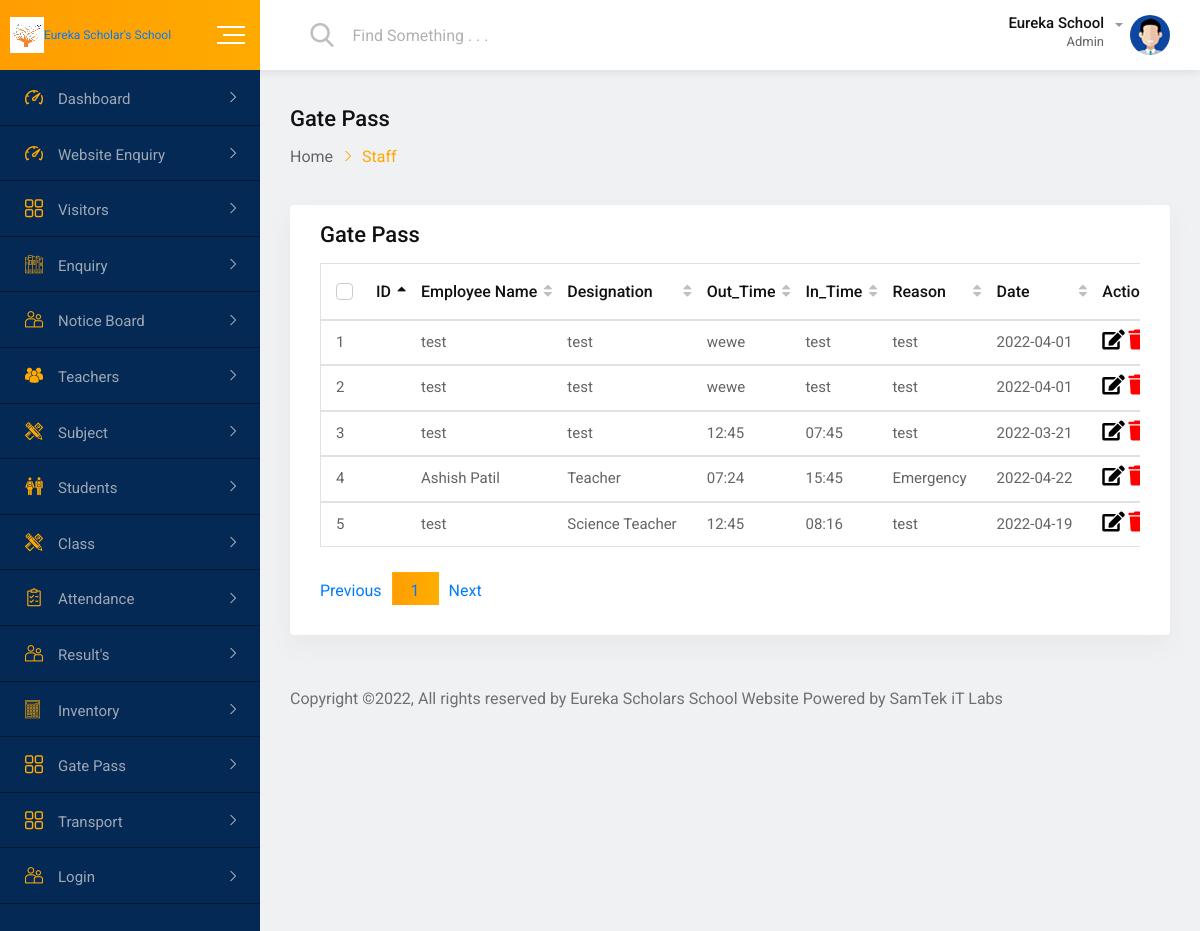
The app's page /all-staffgate.php with its own data.
### tables this page shows
CREATE TABLE `staffgate` (
  `sid` int(200) NOT NULL,
  `ename` varchar(200) NOT NULL,
  `designation` varchar(200) NOT NULL,
  `outtime` varchar(200) NOT NULL,
  `intime` varchar(200) NOT NULL,
  `reason` varchar(200) NOT NULL,
  `date` varchar(200) NOT NULL
);

### all-staffgate.php (the view, shortened to what this page needs)
<?php
include 'db.php';
?>
<!doctype html>
<html class="no-js" lang="">
<head>
    <link rel="stylesheet" href="css/normalize.css">
    <link rel="stylesheet" href="css/main.css">
    <link rel="stylesheet" href="css/bootstrap.min.css">
    <link rel="stylesheet" href="css/all.min.css">
    <link rel="stylesheet" href="fonts/flaticon.css">
    <link rel="stylesheet" href="css/fullcalendar.min.css">
    <link rel="stylesheet" href="css/animate.min.css">
    <link rel="stylesheet" href="style.css">
</head>
<body>
    <div id="wrapper" class="wrapper bg-ash">
        <div class="navbar navbar-expand-md header-menu-one bg-light">
            <div class="nav-bar-header-one">
                <div class="header-logo">
                    <a href="index1.php">
                        <img src="img/icon.png" alt="logo"><span style="font-size:1vw","color:red;">Eureka Scholar's School</span>
                     </a>
                </div>
                <div class="toggle-button sidebar-toggle">
                    <button type="button" class="item-link">
                        <span class="btn-icon-wrap">
                            <span></span>
                            <span></span>
                            <span></span>
                        </span>
                    </button>
                </div>
            </div>
            <div class="header-main-menu collapse navbar-collapse" id="mobile-navbar">
                <ul class="navbar-nav">
                    <li class="navbar-item header-search-bar">
                        <div class="input-group stylish-input-group">
                            <span class="input-group-addon">
                                <button type="submit">
                                    <span class="flaticon-search" aria-hidden="true"></span>
                            </button>
                            </span>
                            <input type="text" class="form-control" placeholder="Find Something . . .">
                        </div>
                    </li>
                </ul>
                <ul class="navbar-nav">
                    <li class="navbar-item dropdown header-admin">
                        <a class="navbar-nav-link dropdown-toggle" href="#" role="button" data-toggle="dropdown" aria-expanded="false">
                            <div class="admin-title">
                                <h5 class="item-title">Eureka School</h5>
                                <span>Admin</span>
                            </div>
                            <div class="admin-img">
                                <img src="img/figure/admin.jpg" alt="Admin">
                            </div>
                        </a>
                    </li>
                     </div>
                        </div>
            </div>
        <div class="dashboard-page-one">
            <div class="sidebar-main sidebar-menu-one sidebar-expand-md sidebar-color">
                <div class="sidebar-menu-content">
                    <ul class="nav nav-sidebar-menu sidebar-toggle-view">
                        <li class="nav-item sidebar-nav-item">
                            <a href="index1.php" class="nav-link"><i class="flaticon-dashboard"></i><span>Dashboard</span></a>
                        </li>
						<li class="nav-item sidebar-nav-item">
                            <a href="enquiry.php" class="nav-link"><i class="flaticon-dashboard"></i><span>Website Enquiry</span></a>
                         </li>
						<li class="nav-item sidebar-nav-item">
                            <a href="#" class="nav-link"><i class="flaticon-menu-1"></i><span>Visitors</span></a>
                        </li>
						<li class="nav-item sidebar-nav-item">
                            <a href="#" class="nav-link"><i class="flaticon-books"></i><span>Enquiry</span></a>
                        </li>
						<li class="nav-item sidebar-nav-item">
                            <a href="#" class="nav-link"><i class="flaticon-couple"></i><span>Notice Board</span></a>
                        </li>
						<li class="nav-item sidebar-nav-item">
                            <a href="#" class="nav-link"><i
                                    class="flaticon-multiple-users-silhouette"></i><span>Teachers</span></a>
                        </li>
						<li class="nav-item sidebar-nav-item">
                            <a href="#" class="nav-link"><i
                                    class="flaticon-maths-class-materials-cross-of-a-pencil-and-a-ruler"></i><span>Subject</span></a>
                        </li>
                        <li class="nav-item sidebar-nav-item">
                            <a href="#" class="nav-link"><i class="flaticon-classmates"></i><span>Students</span></a>
                        </li>
                        <li class="nav-item sidebar-nav-item">
                            <a href="#" class="nav-link"><i
                                    class="flaticon-maths-class-materials-cross-of-a-pencil-and-a-ruler"></i><span>Class</span></a>
                        </li>
						<li class="nav-item sidebar-nav-item">
                            <a href="#" class="nav-link"><i class="flaticon-shopping-list"></i><span>Attendance</span></a>
                        </li>
                        <li class="nav-item sidebar-nav-item">
                            <a href="#" class="nav-link"><i class="flaticon-couple"></i><span>Result's</span></a>
                        </li>
                        <li class="nav-item sidebar-nav-item">
                            <a href="#" class="nav-link"><i class="flaticon-technological"></i><span>Inventory</span></a>
                        </li>
                        <li class="nav-item sidebar-nav-item">
                            <a href="#" class="nav-link"><i class="flaticon-menu-1"></i><span>Gate Pass</span></a>
                        </li>
                        <li class="nav-item sidebar-nav-item">
                            <a href="#" class="nav-link"><i class="flaticon-menu-1"></i><span>Transport</span></a>
                        </li>
                        <li class="nav-item sidebar-nav-item">
                            <a href="#" class="nav-link"><i class="flaticon-couple"></i><span>Login</span></a>
                        </li>
                    </ul>
                </div>
            </div>
            <div class="dashboard-content-one">
                <div class="breadcrumbs-area">
                    <h3>Gate Pass</h3>
                    <ul>
                        <li>
                            <a href="index1.php">Home</a>
                        </li>
                        <li>Staff</li>
                    </ul>
                </div>
                <div class="card height-auto">
                    <div class="card-body">
                        <div class="heading-layout1">
                            <div class="item-title">
                                <h3>Gate Pass</h3>
                            </div>
                        </div>
                        <div class="table-responsive">
                            <table class="table display data-table text-nowrap">
                                <thead>
									<tr>
										<th>
                                            <div class="form-check">
                                                <label class="form-check-label">ID</label>
												<th>Employee Name</th>
                                                <th>Designation</th>
												<th>Out_Time</th>
												<th>In_Time</th>
												<th>Reason</th>
												<th>Date</th>
												<th>Action</th>
                                            </tr>
                                        </thead>
										 <?php
										  $i=1;
										  $results1 = mysqli_query($conn, "select * from staffgate ");
										  while ($row1 = mysqli_fetch_array($results1)) {
										  ?>
                                        <tbody>
                                            <tr>
                                                <td><?php echo $i; ?></td>
                          <td><?php echo $row1['ename' ];?></td>
						  <td><?php echo $row1['designation'];?></td>
						  <td><?php echo $row1['outtime'];?></td>
						  <td><?php echo $row1['intime'];?></td>
						  <td><?php echo $row1['reason'];?></td>
						  <td><?php echo $row1['date'];?></td>
						  <td><a href="update-staff-gate.php?stfgid=<?php echo $row1['sid']; ?>" ><i class="fa fa-edit" style="font-size: 20px;color: black"></i></a>
						  <a href="delete-staff-gate.php?stfgid=<?php echo $row1['sid']; ?>" ><i class="fa fa-trash" onclick="doconfirm()" style="font-size: 20px;color: red;" ></i></a></td>
						  <?php $i++;  } ?>
                     </tr>
                                </tbody>
                            </table>
                        </div>
                    </div>
                </div>
                <footer class="footer-wrap-layout1">
                    <div class="copyright">Copyright ©2022, All rights reserved by Eureka Scholars School Website Powered by SamTek iT Labs</a></div>
                </footer>
            </div>
        </div>
</body>
</html>

### css/main.css (style rules this page uses)
html { color: #222; font-size: 1em; line-height: 1.4; }
audio, canvas, iframe, img, svg, video { vertical-align: middle; }

### records on screen
staffgate: ename "test", designation "test", outtime "wewe", intime "test", reason "test", date "2022-04-01"
staffgate: ename "test", designation "test", outtime "wewe", intime "test", reason "test", date "2022-04-01"
staffgate: ename "test", designation "test", outtime "12:45", intime "07:45", reason "test", date "2022-03-21"
staffgate: ename "Ashish Patil", designation "Teacher", outtime "07:24", intime "15:45", reason "Emergency", date "2022-04-22"
staffgate: ename "test", designation "Science Teacher", outtime "12:45", intime "08:16", reason "test", date "2022-04-19"
